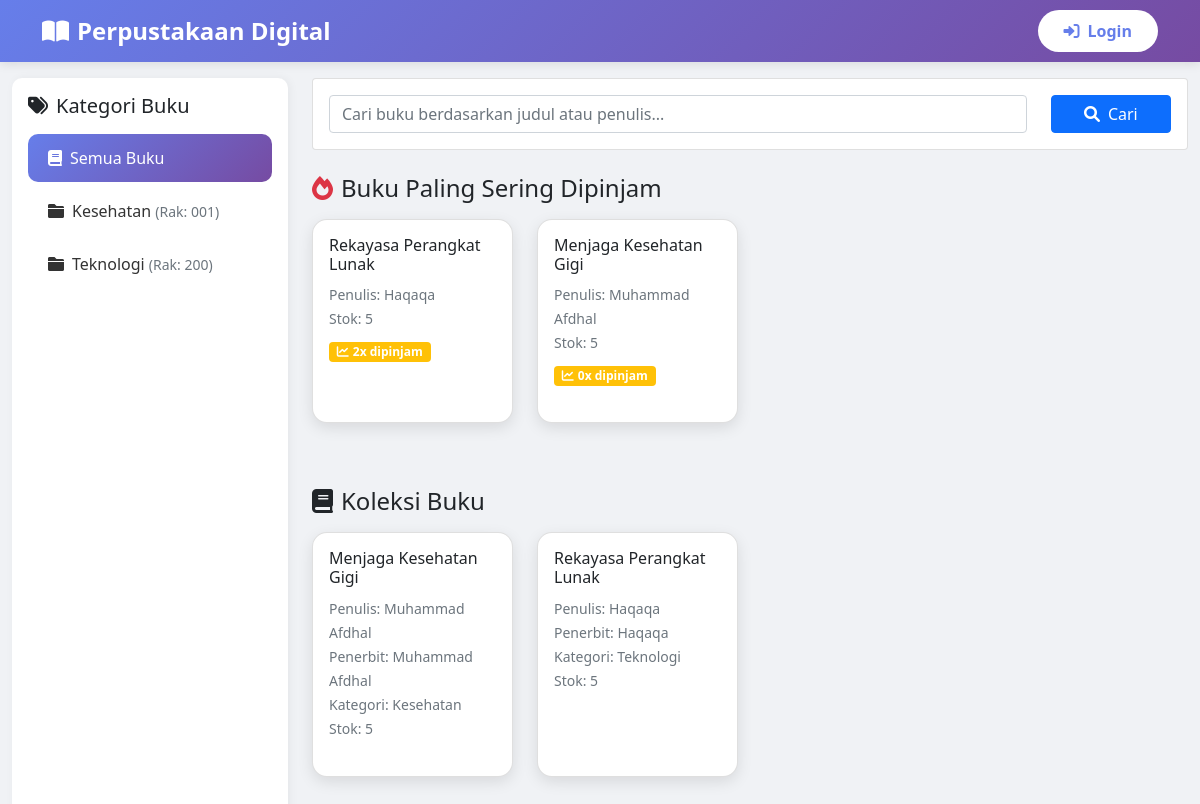
The page /RILLCUY/index.php on the database its author committed.
### tables this page shows
CREATE TABLE `kategori` (
  `id_kategori` int(11) NOT NULL,
  `nama_kategori` varchar(50) NOT NULL,
  `nomor_rak` varchar(10) NOT NULL
);

CREATE TABLE `buku` (
  `id_buku` int(11) NOT NULL,
  `isbn` varchar(15) NOT NULL,
  `judul` varchar(100) NOT NULL,
  `penulis` varchar(150) NOT NULL,
  `penerbit` varchar(200) NOT NULL,
  `tahun_terbit` year(4) NOT NULL,
  `kategori` int(11) NOT NULL,
  `cover` varchar(255) DEFAULT NULL,
  `deskripsi` text DEFAULT NULL,
  `stok` int(11) NOT NULL,
  `create_at` timestamp NOT NULL DEFAULT current_timestamp()
);

### RILLCUY/index.php (the view, shortened to what this page needs)
<?php
require_once 'config/database.php';
$query_populer = "SELECT b.*, k.nama_kategori, COUNT(p.id_peminjaman) as total_pinjam
                  FROM buku b
                  LEFT JOIN kategori k ON b.kategori = k.id_kategori
                  LEFT JOIN peminjaman p ON b.id_buku = p.id_buku
                  GROUP BY b.id_buku
                  ORDER BY total_pinjam DESC
                  LIMIT 5";
$result_populer = mysqli_query($conn, $query_populer);
$query_kategori = "SELECT * FROM kategori ORDER BY nama_kategori";
$result_kategori = mysqli_query($conn, $query_kategori);
$where = "";
$query_buku = "SELECT b.*, k.nama_kategori, k.nomor_rak
               FROM buku b
               LEFT JOIN kategori k ON b.kategori = k.id_kategori
               $where
               ORDER BY b.id_buku DESC";
$result_buku = mysqli_query($conn, $query_buku);
include 'includes/header.php';
?>
<div class="col-md-3">
    <div class="sidebar p-3">
        <h5 class="mb-3"><i class="fas fa-tags me-2"></i>Kategori Buku</h5>
        <a href="index.php" class="nav-link <?php echo !isset($_GET['kategori']) ? 'active' : ''; ?>">
            <i class="fas fa-book me-2"></i>Semua Buku
        </a>
        <?php while($kategori = mysqli_fetch_assoc($result_kategori)): ?>
            <a href="?kategori=<?php echo $kategori['id_kategori']; ?>"
               class="nav-link <?php echo (isset($_GET['kategori']) && $_GET['kategori'] == $kategori['id_kategori']) ? 'active' : ''; ?>">
                <i class="fas fa-folder me-2"></i><?php echo $kategori['nama_kategori']; ?>
                <small class="text-muted">(Rak: <?php echo $kategori['nomor_rak']; ?>)</small>
            </a>
        <?php endwhile; ?>
    </div>
</div>
<div class="col-md-9">
    <div class="card mb-4">
        <div class="card-body">
            <form method="GET" action="index.php" class="row">
                <div class="col-md-10">
                    <input type="text" name="search" class="form-control"
                           placeholder="Cari buku berdasarkan judul atau penulis..."
                           value="<?php echo isset($_GET['search']) ? $_GET['search'] : ''; ?>">
                </div>
                <div class="col-md-2">
                    <button type="submit" class="btn btn-primary w-100">
                        <i class="fas fa-search me-2"></i>Cari
                    </button>
                </div>
            </form>
        </div>
    </div>
    <div class="mb-5">
        <h4 class="mb-3"><i class="fas fa-fire text-danger me-2"></i>Buku Paling Sering Dipinjam</h4>
        <div class="row">
            <?php
            $populer_data = [];
            while($row = mysqli_fetch_assoc($result_populer)) {
                $populer_data[] = $row;
            }
            foreach($populer_data as $buku):
            ?>
                <div class="col-md-3 mb-3">
                    <div class="card card-book h-100">
                        <div class="card-body">
                            <h6 class="card-title"><?php echo substr($buku['judul'], 0, 30); ?></h6>
                            <small class="text-muted">Penulis: <?php echo $buku['penulis']; ?></small><br>
                            <small class="text-muted">Stok: <?php echo $buku['stok']; ?></small>
                            <div class="mt-2">
                                <span class="badge bg-warning">
                                    <i class="fas fa-chart-line me-1"></i><?php echo $buku['total_pinjam']; ?>x dipinjam
                                </span>
                            </div>
                        </div>
                    </div>
                </div>
            <?php endforeach; ?>
        </div>
    </div>
    <h4 class="mb-3"><i class="fas fa-book me-2"></i>Koleksi Buku</h4>
    <div class="row">
        <?php if(mysqli_num_rows($result_buku) > 0): ?>
            <?php while($buku = mysqli_fetch_assoc($result_buku)): ?>
                <div class="col-md-3 mb-3">
                    <div class="card card-book h-100">
                        <div class="card-body">
                            <h6 class="card-title"><?php echo substr($buku['judul'], 0, 30); ?></h6>
                            <small class="text-muted">Penulis: <?php echo $buku['penulis']; ?></small><br>
                            <small class="text-muted">Penerbit: <?php echo $buku['penerbit']; ?></small><br>
                            <small class="text-muted">Kategori: <?php echo $buku['nama_kategori']; ?></small><br>
                            <small class="text-muted">Stok: <?php echo $buku['stok']; ?></small>
                        </div>
                    </div>
                </div>
            <?php endwhile; ?>
        <?php else: ?>
            <div class="col-12">
                <div class="alert alert-info">Tidak ada buku ditemukan.</div>
            </div>
        <?php endif; ?>
    </div>
</div>
<?php include 'includes/footer.php'; ?>

### RILLCUY/assets/css/style.css (style rules this page uses)
body { background-color: #f0f2f5; font-family: 'Segoe UI', Tahoma, Geneva, Verdana, sans-serif; }
.card-book { transition: transform 0.3s; margin-bottom: 20px; border-radius: 15px; overflow: hidden; box-shadow: 0 5px 15px rgba(0,0,0,0.1); }
.sidebar { background: white; min-height: 100vh; box-shadow: 2px 0 10px rgba(0,0,0,0.05); border-radius: 10px; }
.sidebar .nav-link { color: #333; padding: 12px 20px; margin: 5px 0; border-radius: 10px; transition: all 0.3s; }
.sidebar .nav-link.active { background: linear-gradient(135deg, #667eea 0%, #764ba2 100%); color: white; }

### rows shown on the page
kategori: nama_kategori "Kesehatan", nomor_rak "001"
kategori: nama_kategori "Teknologi", nomor_rak "200"
buku: judul "Rekayasa Perangkat Lunak", penulis "Haqaqa", stok "5", total_pinjam "2", penerbit "Haqaqa", kategori.nama_kategori "Teknologi"
buku: judul "Menjaga Kesehatan Gigi", penulis "Muhammad Afdhal", stok "5", total_pinjam "0", penerbit "Muhammad Afdhal", kategori.nama_kategori "Kesehatan"
